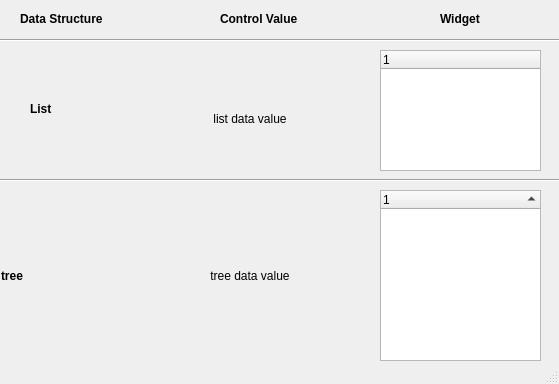
<ui version="4.0" >
 <class>MainWindow</class>
 <widget class="QMainWindow" name="MainWindow" >
  <property name="geometry" >
   <rect>
    <x>0</x>
    <y>0</y>
    <width>559</width>
    <height>384</height>
   </rect>
  </property>
  <property name="windowTitle" >
   <string>AVC Qt4 list tree view example</string>
  </property>
  <widget class="QWidget" name="centralwidget" >
   <widget class="QLabel" name="label" >
    <property name="geometry" >
     <rect>
      <x>20</x>
      <y>10</y>
      <width>91</width>
      <height>18</height>
     </rect>
    </property>
    <property name="sizePolicy" >
     <sizepolicy vsizetype="Preferred" hsizetype="Preferred" >
      <horstretch>0</horstretch>
      <verstretch>0</verstretch>
     </sizepolicy>
    </property>
    <property name="font" >
     <font>
      <weight>75</weight>
      <bold>true</bold>
     </font>
    </property>
    <property name="text" >
     <string>Data Structure</string>
    </property>
   </widget>
   <widget class="QLabel" name="label_2" >
    <property name="geometry" >
     <rect>
      <x>220</x>
      <y>10</y>
      <width>81</width>
      <height>18</height>
     </rect>
    </property>
    <property name="font" >
     <font>
      <weight>75</weight>
      <bold>true</bold>
     </font>
    </property>
    <property name="text" >
     <string>Control Value</string>
    </property>
   </widget>
   <widget class="QLabel" name="label_3" >
    <property name="geometry" >
     <rect>
      <x>440</x>
      <y>10</y>
      <width>51</width>
      <height>18</height>
     </rect>
    </property>
    <property name="font" >
     <font>
      <weight>75</weight>
      <bold>true</bold>
     </font>
    </property>
    <property name="text" >
     <string>Widget</string>
    </property>
   </widget>
   <widget class="QLabel" name="label_4" >
    <property name="geometry" >
     <rect>
      <x>30</x>
      <y>100</y>
      <width>54</width>
      <height>18</height>
     </rect>
    </property>
    <property name="font" >
     <font>
      <weight>75</weight>
      <bold>true</bold>
     </font>
    </property>
    <property name="text" >
     <string>List</string>
    </property>
   </widget>
   <widget class="QLabel" name="label_5" >
    <property name="geometry" >
     <rect>
      <x>1</x>
      <y>201</y>
      <width>83</width>
      <height>149</height>
     </rect>
    </property>
    <property name="font" >
     <font>
      <weight>75</weight>
      <bold>true</bold>
     </font>
    </property>
    <property name="text" >
     <string>tree</string>
    </property>
    <property name="margin" >
     <number>30</number>
    </property>
   </widget>
   <widget class="QLabel" name="list__label" >
    <property name="geometry" >
     <rect>
      <x>150</x>
      <y>100</y>
      <width>200</width>
      <height>38</height>
     </rect>
    </property>
    <property name="text" >
     <string>list data value</string>
    </property>
    <property name="alignment" >
     <set>Qt::AlignCenter</set>
    </property>
    <property name="wordWrap" >
     <bool>true</bool>
    </property>
   </widget>
   <widget class="QLabel" name="tree__label" >
    <property name="geometry" >
     <rect>
      <x>150</x>
      <y>201</y>
      <width>200</width>
      <height>149</height>
     </rect>
    </property>
    <property name="sizePolicy" >
     <sizepolicy vsizetype="Preferred" hsizetype="Expanding" >
      <horstretch>0</horstretch>
      <verstretch>0</verstretch>
     </sizepolicy>
    </property>
    <property name="text" >
     <string>tree data value</string>
    </property>
    <property name="alignment" >
     <set>Qt::AlignCenter</set>
    </property>
    <property name="wordWrap" >
     <bool>true</bool>
    </property>
   </widget>
   <widget class="Line" name="line" >
    <property name="geometry" >
     <rect>
      <x>0</x>
      <y>30</y>
      <width>561</width>
      <height>20</height>
     </rect>
    </property>
    <property name="orientation" >
     <enum>Qt::Horizontal</enum>
    </property>
   </widget>
   <widget class="Line" name="line_2" >
    <property name="geometry" >
     <rect>
      <x>0</x>
      <y>170</y>
      <width>561</width>
      <height>20</height>
     </rect>
    </property>
    <property name="orientation" >
     <enum>Qt::Horizontal</enum>
    </property>
   </widget>
   <widget class="QTreeWidget" name="list__treewidget" >
    <property name="geometry" >
     <rect>
      <x>380</x>
      <y>50</y>
      <width>161</width>
      <height>121</height>
     </rect>
    </property>
    <property name="verticalScrollBarPolicy" >
     <enum>Qt::ScrollBarAsNeeded</enum>
    </property>
    <property name="horizontalScrollBarPolicy" >
     <enum>Qt::ScrollBarAsNeeded</enum>
    </property>
    <property name="autoScrollMargin" >
     <number>9</number>
    </property>
    <property name="dragEnabled" >
     <bool>true</bool>
    </property>
    <property name="dragDropMode" >
     <enum>QAbstractItemView::InternalMove</enum>
    </property>
    <property name="iconSize" >
     <size>
      <width>0</width>
      <height>0</height>
     </size>
    </property>
    <property name="autoExpandDelay" >
     <number>1</number>
    </property>
    <property name="indentation" >
     <number>5</number>
    </property>
    <property name="rootIsDecorated" >
     <bool>false</bool>
    </property>
    <property name="itemsExpandable" >
     <bool>false</bool>
    </property>
    <property name="sortingEnabled" >
     <bool>false</bool>
    </property>
    <property name="expandsOnDoubleClick" >
     <bool>false</bool>
    </property>
    <column>
     <property name="text" >
      <string>1</string>
     </property>
    </column>
   </widget>
   <widget class="QTreeWidget" name="tree__treewidget" >
    <property name="geometry" >
     <rect>
      <x>380</x>
      <y>190</y>
      <width>161</width>
      <height>171</height>
     </rect>
    </property>
    <property name="dragEnabled" >
     <bool>true</bool>
    </property>
    <property name="dragDropOverwriteMode" >
     <bool>true</bool>
    </property>
    <property name="dragDropMode" >
     <enum>QAbstractItemView::InternalMove</enum>
    </property>
    <property name="autoExpandDelay" >
     <number>-1</number>
    </property>
    <property name="indentation" >
     <number>10</number>
    </property>
    <property name="sortingEnabled" >
     <bool>true</bool>
    </property>
    <property name="allColumnsShowFocus" >
     <bool>true</bool>
    </property>
    <column>
     <property name="text" >
      <string>1</string>
     </property>
    </column>
   </widget>
  </widget>
  <widget class="QStatusBar" name="statusbar" />
 </widget>
 <resources/>
 <connections/>
</ui>
